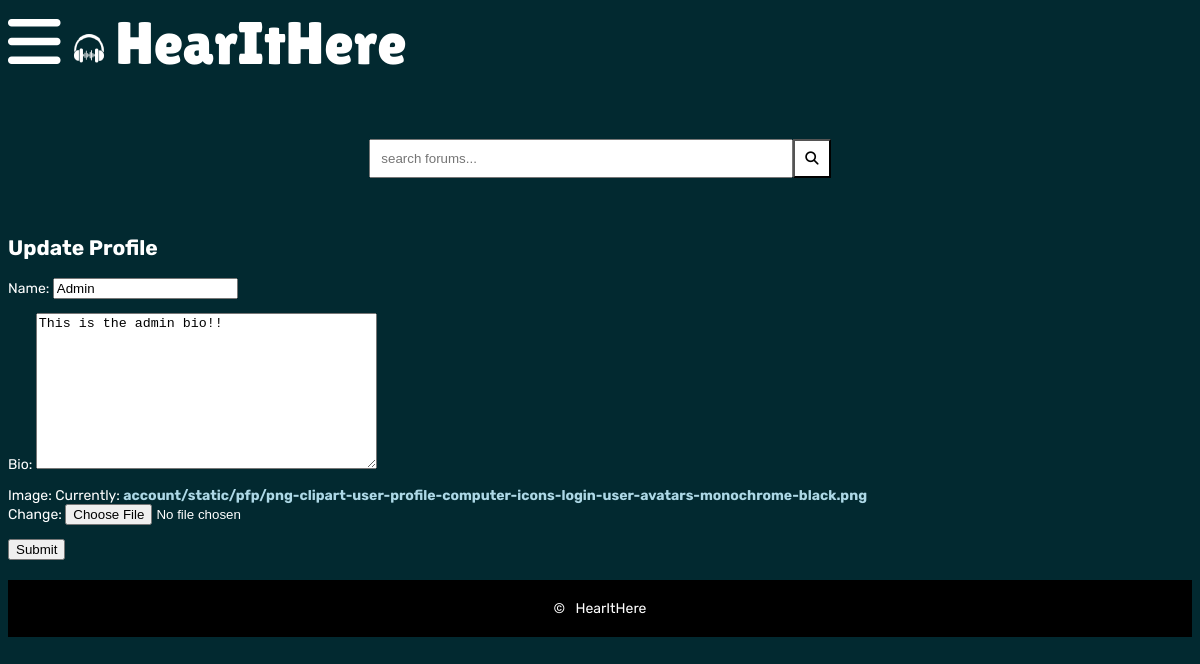
/account/admin/update (signed in), run on an earlier commit of the app's database.
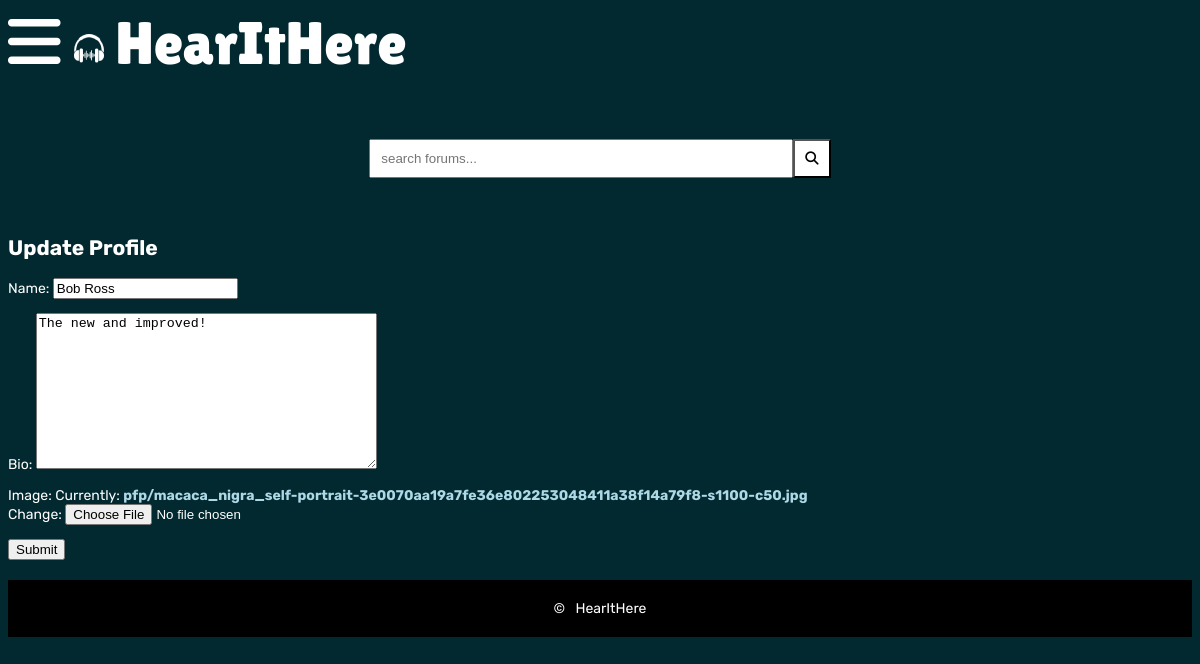
And on a later commit of the database.
### account/models.py (models this page shows, shortened)
class Profile(models.Model):
    user = models.OneToOneField(CustomUser, on_delete=models.CASCADE)
    name = models.CharField(max_length=30, blank=True)
    bio = models.TextField(default='Hello, I am new', max_length=100, blank=True)
    image = models.ImageField(default='images/default.png', upload_to='images/', null=True)

### account/views.py (the view)
# urls.py: path('<str:username>/update', views.update_profile, name='update_profile'),
@login_required
def update_profile(request, username):
    pf = get_object_or_404(Profile, user__username=username)
    if pf.user.id == request.user.id or request.user.is_mod:
        if request.method == 'POST':
            form = UpdateProfileForm(request.POST, request.FILES, instance=pf)
            if form.is_valid():
                form.save()
                return redirect('account:profile', username)
        else:
            form = UpdateProfileForm(instance=pf)
        return render(request, 'profile/update_profile.html', {'form': form, 'username': username})

### account/forms.py
class UpdateProfileForm(forms.ModelForm):
    class Meta:
        model = Profile
        fields = ('name', 'bio', 'image')

### account/templates/profile/update_profile.html (shortened to what this page needs)
{% extends 'templates/base.html' %}
{% block content %}
    <h2>Update Profile</h2>
    <form method="POST" enctype="multipart/form-data">
        {{ form.as_p }}
        <button type="submit">Submit</button>
    </form>
{% endblock %}

What changed in the data, as far as the page shows it:
changed Profile: name "Admin" → "Bob Ross"; bio "This is the admin bio!!" → "The new and improved!"
Also different on the page:
text no longer shown: "Name: Bio: Image: Currently: account/static/pfp/png-clipart-user-profile-computer-icons-login-user-avatars-monochrome-black.png Change:"
text now shown: "Name: Bio: Image: Currently: pfp/macaca_nigra_self-portrait-3e0070aa19a7fe36e802253048411a38f14a79f8-s1100-c50.jpg Change:"
